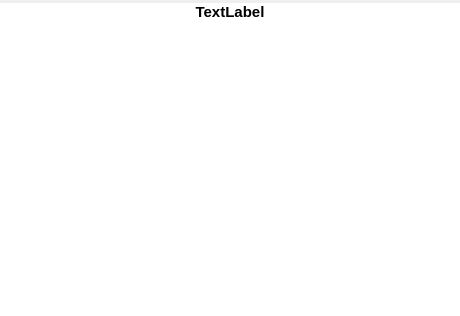
<?xml version="1.0" encoding="UTF-8"?>
<ui version="4.0">
 <class>Plot</class>
 <widget class="QWidget" name="Plot">
  <property name="geometry">
   <rect>
    <x>0</x>
    <y>0</y>
    <width>460</width>
    <height>316</height>
   </rect>
  </property>
  <property name="windowTitle">
   <string>Form</string>
  </property>
  <layout class="QGridLayout" name="gridLayout">
   <property name="leftMargin">
    <number>0</number>
   </property>
   <property name="topMargin">
    <number>3</number>
   </property>
   <property name="rightMargin">
    <number>0</number>
   </property>
   <property name="bottomMargin">
    <number>0</number>
   </property>
   <property name="spacing">
    <number>0</number>
   </property>
   <item row="0" column="0">
    <widget class="QLabel" name="titleLabel">
     <property name="font">
      <font>
       <pointsize>11</pointsize>
       <weight>75</weight>
       <bold>true</bold>
      </font>
     </property>
     <property name="autoFillBackground">
      <bool>false</bool>
     </property>
     <property name="styleSheet">
      <string notr="true">background-color: rgb(255, 255, 255);</string>
     </property>
     <property name="text">
      <string>TextLabel</string>
     </property>
     <property name="alignment">
      <set>Qt::AlignCenter</set>
     </property>
    </widget>
   </item>
   <item row="1" column="0">
    <widget class="QGraphicsView" name="plotView">
     <property name="frameShape">
      <enum>QFrame::NoFrame</enum>
     </property>
     <property name="frameShadow">
      <enum>QFrame::Plain</enum>
     </property>
     <property name="lineWidth">
      <number>0</number>
     </property>
     <property name="verticalScrollBarPolicy">
      <enum>Qt::ScrollBarAlwaysOff</enum>
     </property>
     <property name="horizontalScrollBarPolicy">
      <enum>Qt::ScrollBarAlwaysOff</enum>
     </property>
     <property name="sceneRect">
      <rectf>
       <x>0.000000000000000</x>
       <y>0.000000000000000</y>
       <width>580.000000000000000</width>
       <height>400.000000000000000</height>
      </rectf>
     </property>
    </widget>
   </item>
  </layout>
 </widget>
 <resources/>
 <connections/>
</ui>
